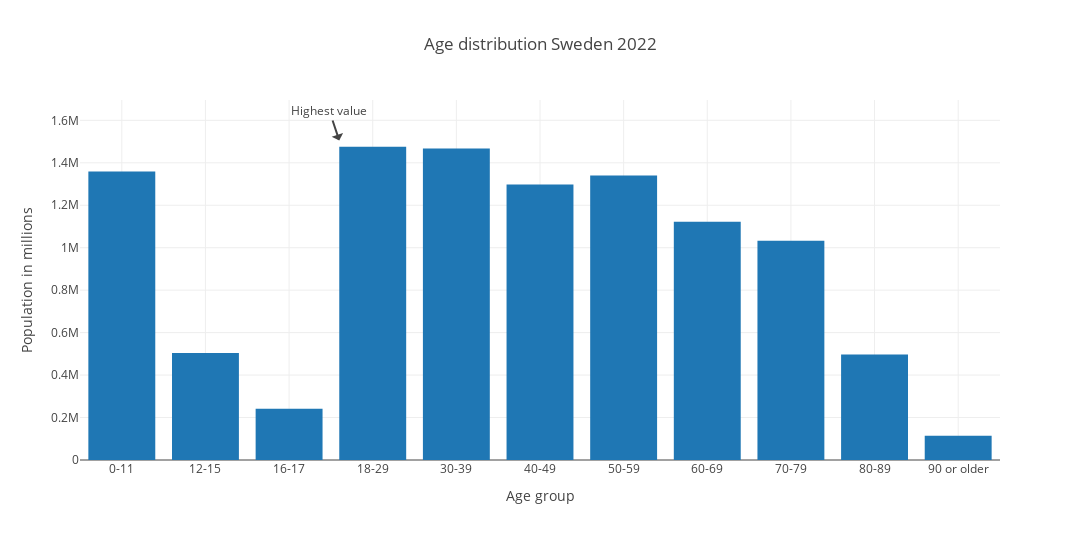

Notebook code cell kept with this figure:
### Code cell
fig = px.histogram(
    df_vaccine_all_age,
    x="Age group",
    y="Befolkning",
    title="Age distribution Sweden 2022",
    width=1080,  # Sets the size so that the graph is consistent for every user that runs the program
    height=540,
).update_layout(yaxis_title="Population in millions")
# https://plotly.com/python/styling-plotly-express/
fig.add_annotation(  # adds an line and text to the barplot.
    text="Highest value",
    x=2.6,
    y=1505000,
)

# TODO SAVE FILE

### Figure 1 — Plotly figure (JSON) as saved in the notebook; plotly's stock layout.template omitted (floating-point values rounded to 4 significant figures; data arrays with more than 128 entries replaced by an {"elided": "..."} marker saying what was removed)
{"data": [{"alignmentgroup": "True", "bingroup": "x", "histfunc": "sum", "hovertemplate": "Age group=%{x}<br>sum of Befolkning=%{y}<extra></extra>", "legendgroup": "", "marker": {"color": "#1F77B4", "pattern": {"shape": ""}}, "name": "", "offsetgroup": "", "orientation": "v", "showlegend": false, "type": "histogram", "x": {"elided": "2901 str values"}, "xaxis": "x", "y": {"elided": "2901 int values"}, "yaxis": "y"}], "layout": {"annotations": [{"text": "Highest value", "x": 2.6, "y": 1505000}], "barmode": "relative", "height": 540, "legend": {"tracegroupgap": 0}, "title": {"text": "Age distribution Sweden 2022"}, "width": 1080, "xaxis": {"anchor": "y", "domain": [0, 1], "title": {"text": "Age group"}}, "yaxis": {"anchor": "x", "domain": [0, 1], "title": {"text": "Population in millions"}}}}
